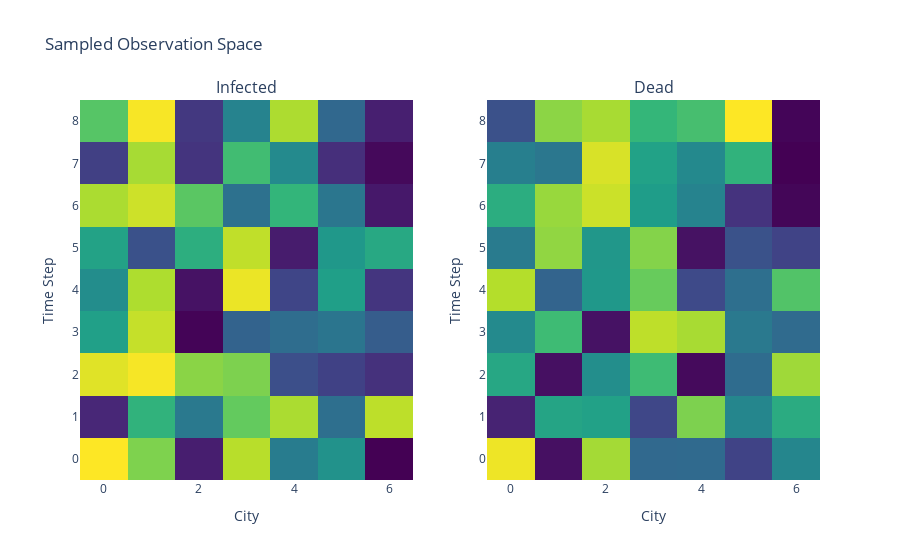

Notebook code for this chart:
### Code cell
# Sample action
sampled_action = action_space.sample()
print(f"Sampled action: {sampled_action}")

# Sample observation
sampled_observation = observation_space.sample()

# Create a subplot with 1 row and 2 columns
fig = make_subplots(rows=1, cols=2, subplot_titles=("Infected", "Dead"))

# Add a heatmap for the first dimension of the sampled observation (Infected)
fig.add_trace(go.Heatmap(
    z=sampled_observation[0], colorscale="Viridis", showscale=False), row=1, col=1)

# Add a heatmap for the second dimension of the sampled observation (Dead)
fig.add_trace(go.Heatmap(
    z=sampled_observation[1], colorscale="Viridis", showscale=False), row=1, col=2)

# Update the layout
fig.update_layout(title="Sampled Observation Space")
fig.update_xaxes(title_text="City", row=1, col=1)
fig.update_yaxes(title_text="Time Step", row=1, col=1)
fig.update_xaxes(title_text="City", row=1, col=2)
fig.update_yaxes(title_text="Time Step", row=1, col=2)

# Show the plot
fig.show()

### Figure 1 — Plotly figure (JSON) as saved in the notebook; plotly's stock layout.template omitted (floating-point values rounded to 4 significant figures)
{"data": [{"colorscale": [[0, "#440154"], [0.1111, "#482878"], [0.2222, "#3e4989"], [0.3333, "#31688e"], [0.4444, "#26828e"], [0.5556, "#1f9e89"], [0.6667, "#35b779"], [0.7778, "#6ece58"], [0.8889, "#b5de2b"], [1, "#fde725"]], "showscale": false, "type": "heatmap", "xaxis": "x", "yaxis": "y", "z": [[0.9838, 0.7947, 0.1022, 0.8813, 0.4253, 0.5106, 0.02193], [0.1256, 0.6429, 0.4137, 0.7497, 0.8622, 0.373, 0.8896], [0.9402, 0.9729, 0.8122, 0.7925, 0.2549, 0.2104, 0.1566], [0.5654, 0.9008, 0.03039, 0.3252, 0.3639, 0.3967, 0.3038], [0.4926, 0.867, 0.06866, 0.9571, 0.2229, 0.5609, 0.1718], [0.5747, 0.2648, 0.6243, 0.8928, 0.09633, 0.5336, 0.5982], [0.8623, 0.9129, 0.7328, 0.3778, 0.6551, 0.3988, 0.08616], [0.2062, 0.8553, 0.1674, 0.6862, 0.4803, 0.15, 0.04336], [0.726, 0.9744, 0.1798, 0.4543, 0.8653, 0.3439, 0.1047]]}, {"colorscale": [[0, "#440154"], [0.1111, "#482878"], [0.2222, "#3e4989"], [0.3333, "#31688e"], [0.4444, "#26828e"], [0.5556, "#1f9e89"], [0.6667, "#35b779"], [0.7778, "#6ece58"], [0.8889, "#b5de2b"], [1, "#fde725"]], "showscale": false, "type": "heatmap", "xaxis": "x2", "yaxis": "y2", "z": [[0.9743, 0.04191, 0.8604, 0.3354, 0.3424, 0.2031, 0.4606], [0.0962, 0.5825, 0.5687, 0.2148, 0.7994, 0.4609, 0.6128], [0.5926, 0.04263, 0.4919, 0.6833, 0.02519, 0.3506, 0.853], [0.4735, 0.6838, 0.04987, 0.901, 0.8669, 0.4039, 0.346], [0.8862, 0.3178, 0.5308, 0.7621, 0.2241, 0.3629, 0.7216], [0.4145, 0.831, 0.5254, 0.811, 0.04747, 0.2532, 0.2017], [0.6199, 0.8422, 0.9205, 0.5487, 0.4463, 0.1493, 0.01338], [0.4298, 0.3981, 0.9403, 0.5705, 0.4698, 0.6437, 0.0002295], [0.2493, 0.8238, 0.8664, 0.6626, 0.7001, 0.998, 0.012]]}], "layout": {"annotations": [{"font": {"size": 16}, "showarrow": false, "text": "Infected", "x": 0.225, "xanchor": "center", "xref": "paper", "y": 1, "yanchor": "bottom", "yref": "paper"}, {"font": {"size": 16}, "showarrow": false, "text": "Dead", "x": 0.775, "xanchor": "center", "xref": "paper", "y": 1, "yanchor": "bottom", "yref": "paper"}], "title": {"text": "Sampled Observation Space"}, "xaxis": {"anchor": "y", "domain": [0, 0.45], "title": {"text": "City"}}, "xaxis2": {"anchor": "y2", "domain": [0.55, 1], "title": {"text": "City"}}, "yaxis": {"anchor": "x", "domain": [0, 1], "title": {"text": "Time Step"}}, "yaxis2": {"anchor": "x2", "domain": [0, 1], "title": {"text": "Time Step"}}}}
